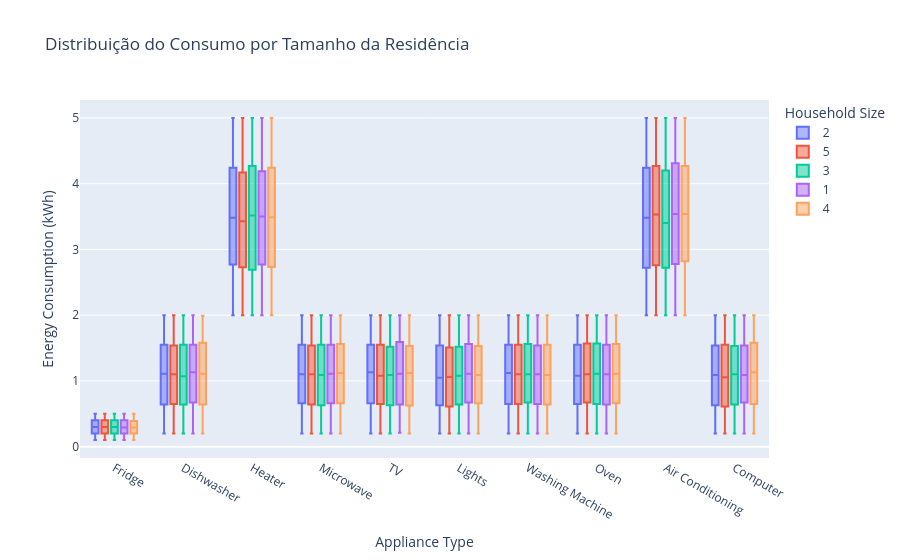

Here is the notebook cell this chart was saved with:
### Markdown cell above
## b) 1 variável quantitativa contínua, na sequência, extraia pelo menos 2 insights da tabela utilizando #. **Energy Consumption (kWh)**

### Esta variável é quantitativa contínua pois representa uma medição física que pode assumir qualquer valor dentro de um intervalo, incluindo casas decimais (ex: 10,55 kWh).
### Insights Extraídos:

- Identificação de Aparelhos Críticos: 

Ao cruzar o consumo com o Appliance Type, podemos identificar quais categorias de aparelhos representam a maior fatia do custo mensal. Se um aparelho específico apresenta um consumo muito acima da média de mercado, Heater e Air Conditioning , isso gera um insight de venda para a GoodWe sugerir a substituição por tecnologias mais eficientes ou integração com baterias.

- Padrões de Desperdício e Falhas: 

Através da análise do consumo contínuo, podemos detectar anomalias. Por exemplo, se o Energy Consumption de uma geladeira permanece alto de forma constante, sem oscilações de termostato, isso é um insight de que o aparelho pode estar com a vedação defeituosa ou motor sobrecarregado, permitindo o envio de alertas de manutenção ao usuário.

### Code cell
px.box(
    df,
    x="Appliance Type",
    y="Energy Consumption (kWh)",
    color="Household Size",
    title="Distribuição do Consumo por Tamanho da Residência"
)

### Figure 1 — Plotly figure (JSON) as saved in the notebook; plotly's stock layout.template omitted (floating-point values rounded to 4 significant figures; data arrays with more than 128 entries replaced by an {"elided": "..."} marker saying what was removed)
{"data": [{"alignmentgroup": "True", "hovertemplate": "Household Size=2<br>Appliance Type=%{x}<br>Energy Consumption (kWh)=%{y}<extra></extra>", "legendgroup": "2", "marker": {"color": "#636efa"}, "name": "2", "notched": false, "offsetgroup": "2", "orientation": "v", "showlegend": true, "type": "box", "x": {"elided": "19692 str values"}, "x0": " ", "xaxis": "x", "y": {"elided": "19692 float values"}, "y0": " ", "yaxis": "y"}, {"alignmentgroup": "True", "hovertemplate": "Household Size=5<br>Appliance Type=%{x}<br>Energy Consumption (kWh)=%{y}<extra></extra>", "legendgroup": "5", "marker": {"color": "#EF553B"}, "name": "5", "notched": false, "offsetgroup": "5", "orientation": "v", "showlegend": true, "type": "box", "x": {"elided": "20099 str values"}, "x0": " ", "xaxis": "x", "y": {"elided": "20099 float values"}, "y0": " ", "yaxis": "y"}, {"alignmentgroup": "True", "hovertemplate": "Household Size=3<br>Appliance Type=%{x}<br>Energy Consumption (kWh)=%{y}<extra></extra>", "legendgroup": "3", "marker": {"color": "#00cc96"}, "name": "3", "notched": false, "offsetgroup": "3", "orientation": "v", "showlegend": true, "type": "box", "x": {"elided": "20013 str values"}, "x0": " ", "xaxis": "x", "y": {"elided": "20013 float values"}, "y0": " ", "yaxis": "y"}, {"alignmentgroup": "True", "hovertemplate": "Household Size=1<br>Appliance Type=%{x}<br>Energy Consumption (kWh)=%{y}<extra></extra>", "legendgroup": "1", "marker": {"color": "#ab63fa"}, "name": "1", "notched": false, "offsetgroup": "1", "orientation": "v", "showlegend": true, "type": "box", "x": {"elided": "20175 str values"}, "x0": " ", "xaxis": "x", "y": {"elided": "20175 float values"}, "y0": " ", "yaxis": "y"}, {"alignmentgroup": "True", "hovertemplate": "Household Size=4<br>Appliance Type=%{x}<br>Energy Consumption (kWh)=%{y}<extra></extra>", "legendgroup": "4", "marker": {"color": "#FFA15A"}, "name": "4", "notched": false, "offsetgroup": "4", "orientation": "v", "showlegend": true, "type": "box", "x": {"elided": "20021 str values"}, "x0": " ", "xaxis": "x", "y": {"elided": "20021 float values"}, "y0": " ", "yaxis": "y"}], "layout": {"boxmode": "group", "legend": {"title": {"text": "Household Size"}, "tracegroupgap": 0}, "title": {"text": "Distribuição do Consumo por Tamanho da Residência"}, "xaxis": {"anchor": "y", "domain": [0, 1], "title": {"text": "Appliance Type"}}, "yaxis": {"anchor": "x", "domain": [0, 1], "title": {"text": "Energy Consumption (kWh)"}}}}
